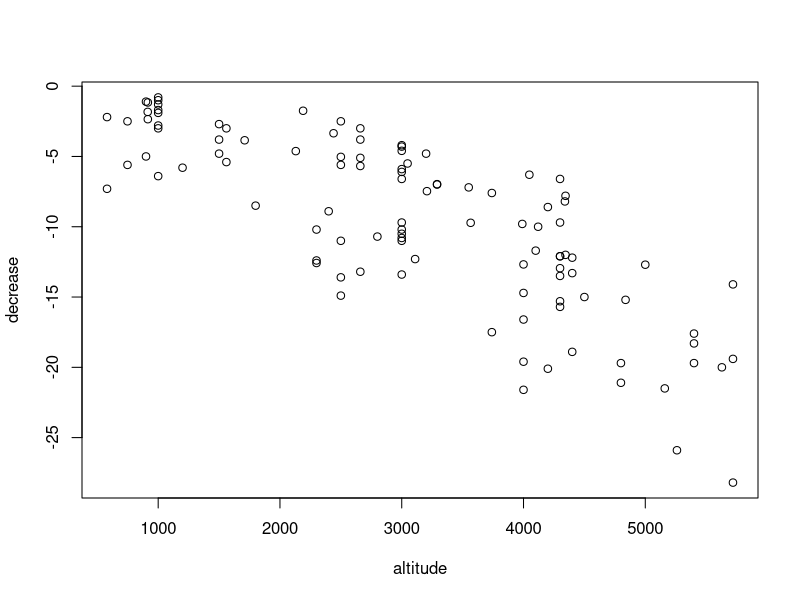

Reproduce this figure in R. (Note: this script raises an error after producing the figure.)
# Keith Lohse
# NeuroRehabilitation Informatics Lab 2018-10-21
library("car"); library("dplyr")

setwd("C:/Users/u6015231/Box Sync/KINES_7103_data_analysis")

list.files("./Data")

DATA<- read.csv("./Data/data_ALTITUDE.csv", 
                header = TRUE, sep=",",na.strings=c("","NA"))

head(DATA)

plot(decrease~altitude, data=DATA)


# Question 2: Filling in the Standard ANOVA Table
# SSE Total 
sum((DATA$decrease-mean(DATA$decrease))^2)

df1 
df2
MSR
MSE
F_obs
pF_obs<-pf()
# Note that pf() takes the form: pf(Q, df1, df2, lower.tail = FALSE)
# Q = quantity to be evaluated
# df1 = PA - PC
# df2 = N - PA
# lower.tail = specifies with tail of the distribution is evaluated.

  


# Question 3: Sampling Distributions of F
# First, we will create a sequence of possible F values.
Fs<-seq(from=0.1, to=5, by=0.01)

# Then we can plot these F-values for different degrees of freedom.
df1<-5
df2<-20

plot(df(Fs, df1, df2)~Fs, xlab="F-Value", ylab="Density of F", 
     cex.lab=1.5, cex.axis=1.5)

# Find the F-critical value for this distribution. 
F_crit<-qf(p=0.95, df1, df2, lower.tail = TRUE)
F_crit

# Plot this value on your graph
abline(v=F_crit, col="red", lty=2, lwd=1.5)
